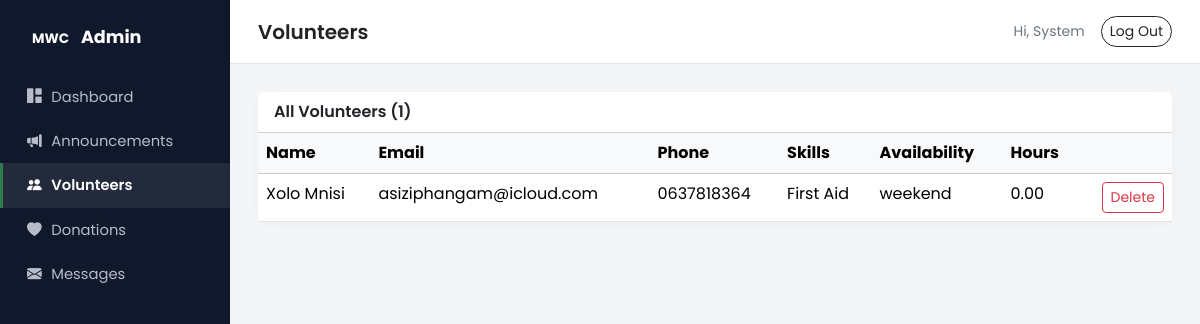
Page /admin/volunteers.php (signed in) on the committed database.
### tables this page shows
CREATE TABLE IF NOT EXISTS `volunteer` (
  `volunteer_id` int NOT NULL AUTO_INCREMENT,
  `user_id` int NOT NULL,
  `skills` varchar(255) DEFAULT NULL,
  `availability` enum('weekday','weekend','both') DEFAULT 'both',
  `total_hours` decimal(6,2) DEFAULT '0.00',
  PRIMARY KEY (`volunteer_id`),
  KEY `user_id` (`user_id`)
);

CREATE TABLE IF NOT EXISTS `user` (
  `user_id` int NOT NULL AUTO_INCREMENT,
  `name` varchar(100) NOT NULL,
  `surname` varchar(100) NOT NULL,
  `email` varchar(150) NOT NULL,
  `password` varchar(255) NOT NULL,
  `role` enum('admin','volunteer','public') NOT NULL DEFAULT 'public',
  `phone` varchar(20) DEFAULT NULL,
  `created_at` timestamp NULL DEFAULT CURRENT_TIMESTAMP,
  PRIMARY KEY (`user_id`),
  UNIQUE KEY `email` (`email`)
);

### admin/volunteers.php (the view, shortened to what this page needs)
<?php
require_once '../includes/db.php';
$volunteers = $pdo->query(
    "SELECT v.volunteer_id, u.name, u.surname, u.email, u.phone, v.skills, v.availability, v.total_hours
     FROM volunteer v JOIN user u ON v.user_id = u.user_id
     ORDER BY v.volunteer_id DESC"
)->fetchAll();
include 'includes/layout_top.php';
?>
<div class="card stat-card">
  <div class="card-header bg-white fw-semibold">All Volunteers (<?php echo count($volunteers); ?>)</div>
  <div class="table-responsive">
    <table class="table table-hover mb-0">
      <thead class="table-light"><tr><th>Name</th><th>Email</th><th>Phone</th><th>Skills</th><th>Availability</th><th>Hours</th><th></th></tr></thead>
      <tbody>
        <?php foreach ($volunteers as $v): ?>
        <tr>
          <td><?php echo htmlspecialchars($v['name'] . ' ' . $v['surname']); ?></td>
          <td><?php echo htmlspecialchars($v['email']); ?></td>
          <td><?php echo htmlspecialchars($v['phone'] ?: '-'); ?></td>
          <td><?php echo htmlspecialchars($v['skills']); ?></td>
          <td><?php echo htmlspecialchars($v['availability']); ?></td>
          <td><?php echo $v['total_hours']; ?></td>
          <td class="text-end">
            <form method="POST" onsubmit="return confirm('Remove <?php echo htmlspecialchars(addslashes($v['name'] . ' ' . $v['surname'])); ?> from the volunteer programme?');">
              <button type="submit" class="btn btn-sm btn-outline-danger">Delete</button>
            </form>
          </td>
        </tr>
        <?php endforeach; ?>
      </tbody>
    </table>
  </div>
</div>

### css/style.css (style rules this page uses)
:root { --mwc-navy: #10182b; --mwc-green: #2f7a4f; --mwc-cream: #f7f5f0; }
body { font-family: 'Poppins', sans-serif; color: #222; }
.admin-body { background: #f4f5f7; }
.stat-card { border: none; border-radius: 14px; box-shadow: 0 2px 10px rgba(0,0,0,.04); }
:root { --mwc-page-bg: #ffffff; --mwc-card-bg: #ffffff; --mwc-text: #222222; --mwc-muted: #6c757d; --mwc-border: #e7e7e7; --mwc-chat-bg: #ffffff; }
body { background: var(--mwc-page-bg); color: var(--mwc-text); transition: background-color .2s ease, color .2s ease; }

### rows in the picture
volunteer: user.surname "Xolo Mnisi", user.email "asiziphangam@icloud.com", user.phone "0637818364", skills "First Aid", availability "weekend", total_hours "0.00"

### other values in the picture
$pageTitle "Volunteers"
$_SESSION['admin_name'] "System"
count($volunteers) "1"
